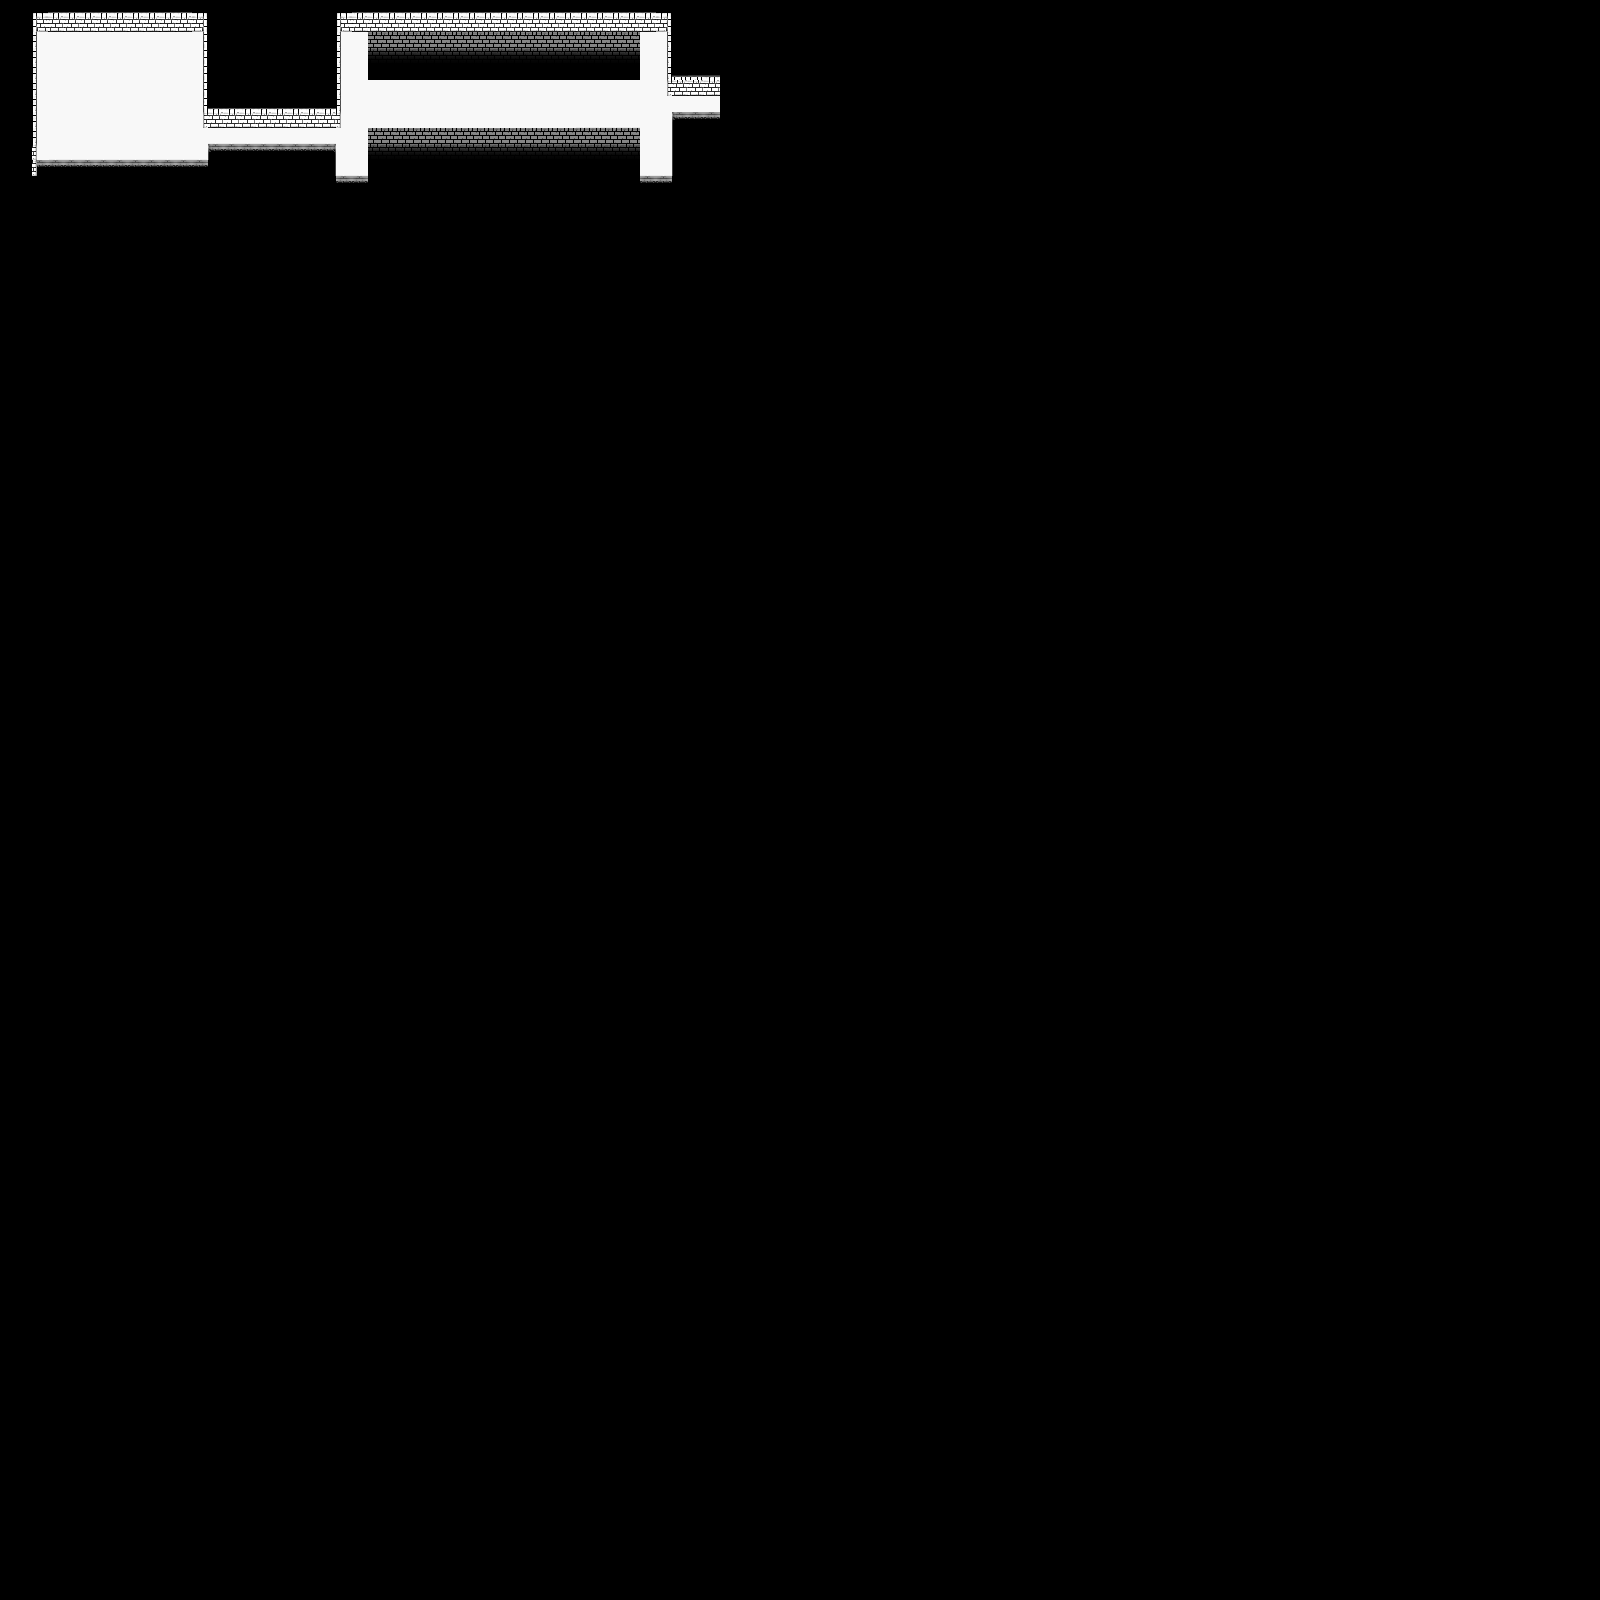

Tiled map render using the project's own tile images. Description and the map definition, with tile-layer contents summarised, below:
An orthogonal 100x100 tile map with 16x16 px tiles, 3 tile layers (graphics1, graphics2, graphics3), 2 tilesets and 20 objects (playerSpawn, ai1, ai2, ai3).

<map version="1.2" tiledversion="1.3.3" orientation="orthogonal" renderorder="right-down" width="100" height="100" tilewidth="16" tileheight="16" infinite="0" nextlayerid="7" nextobjectid="37">
 <tileset firstgid="1" name="dungeon" tilewidth="16" tileheight="16" tilecount="256" columns="16">
  <image source="tilemaptextures/dungeon.png" width="256" height="256" />
 </tileset>
 <tileset firstgid="257" name="dungeon2" tilewidth="16" tileheight="16" tilecount="256" columns="16">
  <image source="tilemaptextures/dungeon2.png" width="256" height="256" />
 </tileset>
 <layer id="1" name="graphics1" width="100" height="100">
  <data>[10000 cells, 188 non-empty, 2 distinct tile ids]</data>
 </layer>
 <layer id="4" name="graphics2" width="100" height="100">
  <data>[10000 cells, 234 non-empty, 22 distinct tile ids]</data>
 </layer>
 <layer id="5" name="graphics3" width="100" height="100">
  <data>[10000 cells, 2 non-empty, 2 distinct tile ids]</data>
 </layer>
 <objectgroup id="2" name="walls">
  <object id="2" x="335.938" y="11.9375" width="336" height="12" />
  <object id="5" x="325.913" y="13.3768" width="15" height="104.667" />
  <object id="6" x="202.931" y="105.257" width="138.058" height="14.6667" />
  <object id="7" x="202.969" y="12.8485" width="12" height="104.667" />
  <object id="9" x="22.8788" y="13.7878" width="14" height="146.083" />
  <object id="13" x="331.25" y="144.08" width="4.4167" height="45" />
  <object id="17" x="667.02" y="13.3333" width="14" height="74" />
  <object id="18" x="667.02" y="75.2708" width="68.6667" height="12" />
  <object id="19" x="719.417" y="74" width="15.9167" height="53.3333" />
  <object id="30" x="31.25" y="156" width="178" height="29.25" />
  <object id="31" x="208.25" y="140" width="127.5" height="25" />
  <object id="32" x="336" y="172.25" width="335.75" height="16.5" />
  <object id="35" x="672" y="107.25" width="63.75" height="74.5" />
  <object id="36" x="26.6665" y="11.3333" width="192.667" height="12.8333" />
 </objectgroup>
 <objectgroup id="3" name="pits">
  <object id="22" x="367.854" y="30.75" width="271.333" height="41.5" />
  <object id="23" x="367.854" y="123.958" width="272.667" height="51.5" />
 </objectgroup>
 <objectgroup id="6" name="spawns">
  <object id="26" name="playerSpawn" x="71" y="71">
   <point />
  </object>
  <object id="27" name="ai1" x="347" y="135">
   <point />
  </object>
  <object id="28" name="ai2" x="653" y="70">
   <point />
  </object>
  <object id="29" name="ai3" x="652" y="135">
   <point />
  </object>
 </objectgroup>
</map>
